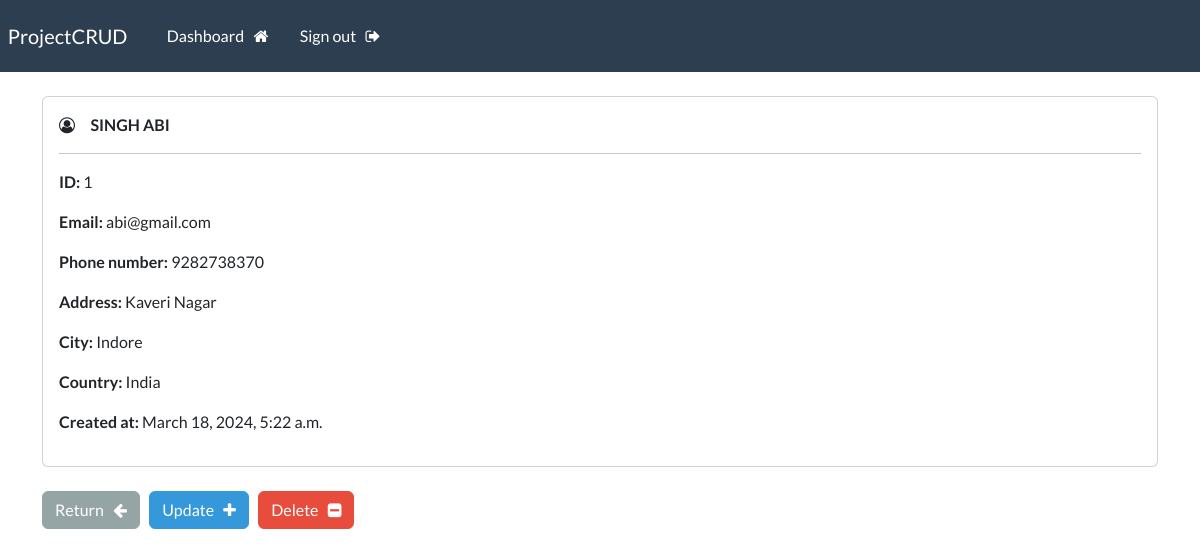
The page /record/1 (signed in) on the database its author committed.
### webapp/models.py (models this page shows, shortened)
class Record(models.Model):
    creation_date = models.DateTimeField(auto_now_add=True)
    first_name = models.CharField(max_length=100)
    last_name = models.CharField(max_length=100)
    email = models.CharField(max_length=255)
    phone = models.CharField(max_length=10)
    address = models.CharField(max_length=300)
    city = models.CharField(max_length=100)
    country = models.CharField(max_length=50)

### webapp/views.py (the view)
# urls.py: path('record/<int:pk>', views.view_record, name = 'record'),
@login_required(login_url='my-login')
def view_record(request, pk):
    all_records = Record.objects.get(id=pk)
    context = {'record': all_records}
    return render(request, 'webapp/view-record.html', context=context)

### webapp/templates/webapp/view-record.html (shortened to what this page needs)
{% extends 'webapp/base.html' %}
{% load crispy_forms_tags %}
{% block content %}
<body>
    <div class="card">
        <div class="card-body">
            <i class="fa fa-user-circle-o" aria-hidden="true"></i> &nbsp;
            <strong>
                {{record.last_name|upper}}
                {{record.first_name|upper}}
            </strong>
            <hr>
            <p><strong> ID: </strong> {{record.id}} </p>
            <p><strong> Email: </strong> {{record.email}} </p>
            <p><strong> Phone number: </strong> {{record.phone}} </p>
            <p><strong> Address: </strong> {{record.address}} </p>
            <p><strong> City: </strong> {{record.city}} </p>
            <p><strong> Country: </strong> {{record.country}} </p>
            <p><strong> Created at: </strong> {{record.creation_date}} </p>
        </div>
    </div>
    <br>
    <a href="{% url 'dashboard' %}" class="btn btn-secondary"> Return &nbsp; <i class="fa fa-arrow-left" aria-hidden="true"></i> </a>
    <a href="{% url 'update-record' record.id %}" class="btn btn-info"> Update &nbsp; <i class="fa fa-plus" aria-hidden="true"></i> </a>
    <a href="{% url 'delete-record' record.id %}" class="btn btn-danger"> Delete &nbsp; <i class="fa fa-minus-square" aria-hidden="true"></i> </a>
</body>
{% endblock %}

### rows shown on the page
Record: last_name "SINGH", first_name "ABI", id "1", email "abi@gmail.com", phone "9282738370", address "Kaveri Nagar", city "Indore", country "India", creation_date "March 18, 2024, 5:22 a.m."
